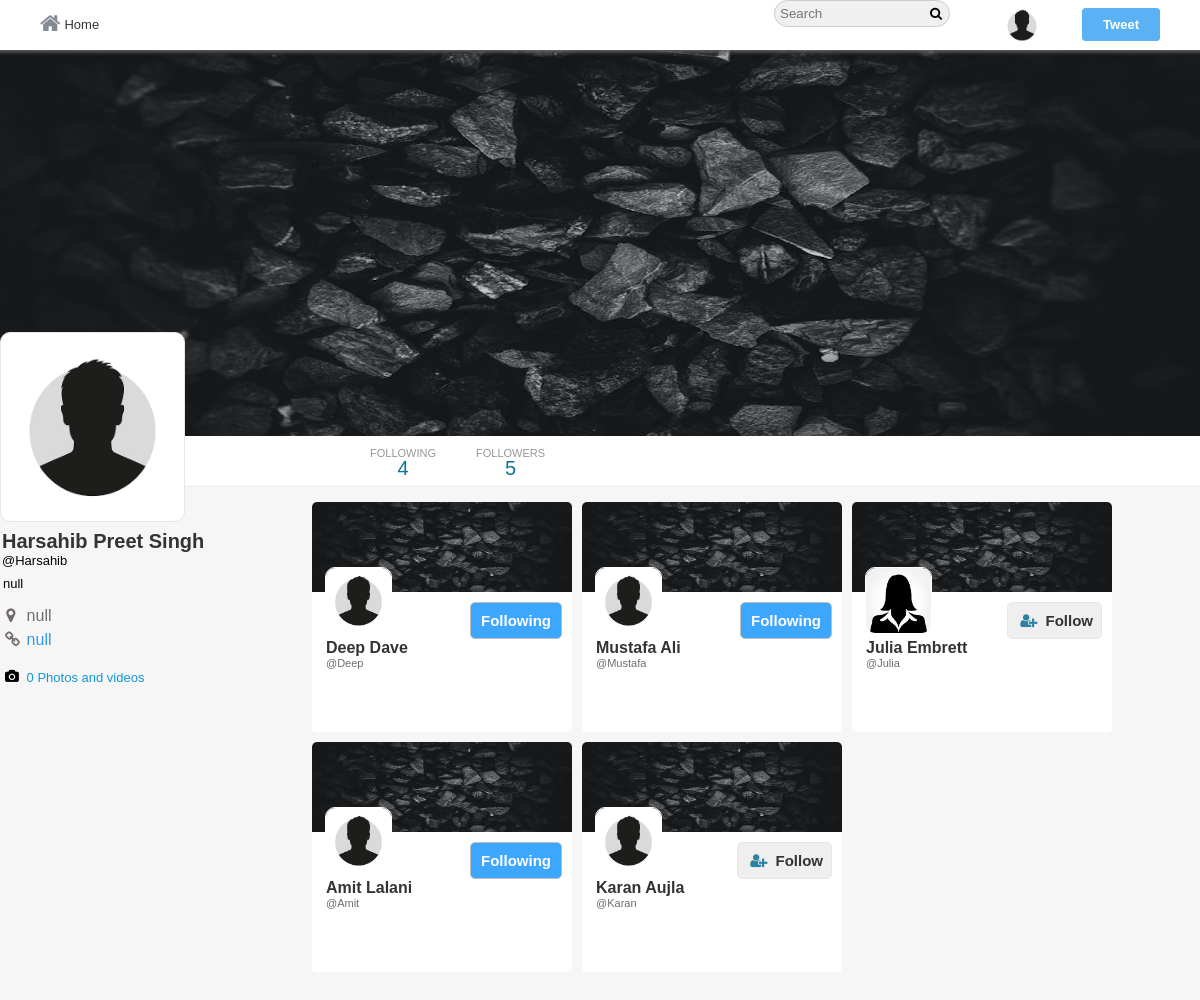
Page /followers.php?username=Harsahib (signed in) on the committed database.
### tables this page shows
CREATE TABLE `users` (
  `user_id` int(11) NOT NULL,
  `username` varchar(40) NOT NULL,
  `email` varchar(255) NOT NULL,
  `password` varchar(32) NOT NULL,
  `screenName` varchar(40) NOT NULL,
  `profileImage` varchar(255) NOT NULL,
  `profileCover` varchar(255) NOT NULL,
  `following` int(11) NOT NULL,
  `followers` int(11) NOT NULL,
  `bio` varchar(140) NOT NULL,
  `country` varchar(255) NOT NULL,
  `website` varchar(255) NOT NULL
);

### core/init.php (called while the page is built, shortened)
<?php
include 'database/connection.php';
include 'classes/user.php';
include 'classes/follow.php';
global $pdo;
$getFromU = new User($pdo);
?>

### core/classes/user.php (called while the page is built, shortened)
<?php
class User {
	protected $pdo;
	function __construct($pdo) {
		$this->pdo = $pdo;
	}
	public function checkInput($var){
		$var = htmlspecialchars($var);
		$var = trim($var);
		$var = stripslashes($var);
		return $var;
	}
	public function userData($user_id){
		$stmt = $this->pdo->prepare('SELECT * FROM `users` WHERE `user_id` = :user_id');
		$stmt->bindParam(':user_id', $user_id, PDO::PARAM_INT);
		$stmt->execute();
		return $stmt->fetch(PDO::FETCH_OBJ);
	}
	public function userIdbyUsername($username){
		$stmt = $this->pdo->prepare("SELECT `user_id` FROM `users` WHERE (`username`  = :username)");
		$stmt->bindParam("username", $username, PDO::PARAM_STR);
		$stmt->execute();
	    $user = $stmt->fetch(PDO::FETCH_OBJ);
	    return $user->user_id;
	}
}
?>

### followers.php (the view, shortened to what this page needs)
<?php
include 'core/init.php';
if (isset($_GET['username']) === true && empty($_GET['username']) === false) {
	$username = $getFromU->checkInput($_GET['username']);
	$profileId = $getFromU->userIdByUsername($username);
	$profileData = $getFromU->userData($profileId);
	$user_id = $_SESSION['user_id'];
	$user = $getFromU->userData($user_id);
}
?>
<!doctype html>
<html>
	<head>
		<link rel="stylesheet" href="https://cdnjs.cloudflare.com/ajax/libs/font-awesome/4.6.3/css/font-awesome.css"/>
		<link rel="stylesheet" href="<?php echo BASE_URL;?>assets/css/style-complete.css"/>
	</head>
	<body>
		<div class="wrapper">
			<div class="header-wrapper">
				<div class="nav-container">
					<div class="nav">
						<div class="nav-left">
							<ul>
								<li><a href="<?php echo BASE_URL;?>"><i class="fa fa-home" aria-hidden="true"></i>Home</a></li>
							</ul>
						</div>
						<div class="nav-right">
							<ul>
								<li><input type="text" placeholder="Search" class="search"/><i class="fa fa-search" aria-hidden="true"></i>
								</li>
								<li class="hover"><label class="drop-label" for="drop-wrap1"><img src="<?php echo BASE_URL.$user->profileImage;?>"/></label>
								</li>
								<li><label class="addTweetBtn" for="pop-up-tweet">Tweet</label></li>
							</ul>
						</div>
					</div>
				</div>
			</div>
			<div class="profile-cover-wrap">
				<div class="profile-cover-inner">
					<div class="profile-cover-img">
						<img src="<?php echo BASE_URL.$profileData->profileCover;?>"/>
					</div>
				</div>
				<div class="profile-nav">
					<div class="profile-navigation">
						<ul>
							<li>
								<?php
									echo "<a href=\"following.php?username=".$user->username."\">";
								?>
									<div class="n-head">
										FOLLOWING
									</div>
									<div class="n-bottom">
										<span class="count-following"><?php echo $profileData->following;?></span>
									</div>
								<?php
								  echo "</a>";
								?>
							</li>
							<li>
								<?php
									echo "<a href=\"followers.php?username=".$user->username."\">";
								?>
									<div class="n-head">
										FOLLOWERS
									</div>
									<div class="n-bottom">
										<span class="count-followers"><?php echo $profileData->followers;?></span>
									</div>
								<?php
								  echo "</a>";
								?>
							</li>
						</ul>
					</div>
				</div>
			</div>
			<div class="in-wrapper">
				<div class="in-full-wrap">
					<div class="in-left">
						<div class="in-left-wrap">
							<div class="profile-info-wrap">
								<div class="profile-info-inner">
									<div class="profile-img">
										<img src="<?php echo BASE_URL.$profileData->profileImage;?>"/>
									</div>
									<div class="profile-name-wrap">
										<div class="profile-name">
											<a href="<?php echo BASE_URL.$profileData->username;?>"><?php echo $profileData->screenName;?></a>
										</div>
										<div class="profile-tname">
											@<span class="username"><?php echo $profileData->username;?></span>
										</div>
									</div>
									<div class="profile-bio-wrap">
										<div class="profile-bio-inner">
											<?php echo $profileData->bio;?>
										</div>
									</div>
									<div class="profile-extra-info">
										<div class="profile-extra-inner">
											<ul>
												<li>
													<div class="profile-ex-location-i">
														<i class="fa fa-map-marker" aria-hidden="true"></i>
													</div>
													<div class="profile-ex-location">
														<?php echo $profileData->country;?>
													</div>
												</li>
												<li>
													<div class="profile-ex-location-i">
														<i class="fa fa-link" aria-hidden="true"></i>
													</div>
													<div class="profile-ex-location">
														<a href="#"><?php echo $profileData->website;?></a>
													</div>
												</li>
											</ul>
										</div>
									</div>
									<div class="profile-extra-footer">
										<div class="profile-extra-footer-head">
											<div class="profile-extra-info">
												<ul>
													<li>
														<div class="profile-ex-location-i">
															<i class="fa fa-camera" aria-hidden="true"></i>
														</div>
														<div class="profile-ex-location">
															<a href="#">0 Photos and videos </a>
														</div>
													</li>
												</ul>
											</div>
										</div>
									</div>
								</div>
							</div>
						</div>
					</div>
					<div class="wrapper-following">
						<div class="wrap-follow-inner">
							<?php $getFromF->followersList($profileId, $user_id, $profileData->user_id);?>
						</div>
					</div>
				</div>
			</div>
		</div>
	</body>
</html>

### core/classes/follow.php (shortened to what this page needs)
<?php
class Follow extends User {
function __construct($pdo) {
    $this->pdo = $pdo;
  }
	public function checkFollow($followerID, $user_id){
		$stmt = $this->pdo->prepare("SELECT * FROM `follow` WHERE `sender` = :user_id  AND `receiver` = :followerID");
		$stmt->bindParam(":user_id", $user_id, PDO::PARAM_INT);
		$stmt->bindParam(":followerID", $followerID, PDO::PARAM_INT);
		$stmt->execute();
		return $stmt->fetch(PDO::FETCH_ASSOC);
	}
	public function followBtn($profileID, $user_id, $followID){
		$data = $this->checkFollow($profileID, $user_id);
			if($profileID != $user_id){
				if(isset($data['receiver']) && $data['receiver'] === $profileID){
					return "<button class='f-btn following-btn follow-btn' data-follow='".$profileID."' data-profile='".$followID."'>Following</button>";
				}else{
					return "<button class='f-btn follow-btn' data-follow='".$profileID."' data-profile='".$followID."'><i class='fa fa-user-plus'></i>Follow</button>";
				}
			}
	}
	public function followersList($profileID, $user_id, $followID){
		$stmt = $this->pdo->prepare("SELECT * FROM `users` LEFT JOIN `follow` ON `sender` = `user_id` AND CASE WHEN `receiver` = :user_id THEN `sender` = `user_id` END WHERE `receiver` IS NOT NULL ");
		$stmt->bindParam(":user_id", $profileID, PDO::PARAM_INT);
		$stmt->execute();
		$followings = $stmt->fetchAll(PDO::FETCH_OBJ);
		foreach ($followings as $following) {
			echo '<div class="follow-unfollow-box">
					<div class="follow-unfollow-inner">
						<div class="follow-background">
							<img src="'.BASE_URL.$following->profileCover.'"/>
						</div>
						<div class="follow-person-button-img">
							<div class="follow-person-img">
							 	<img src="'.BASE_URL.$following->profileImage.'"/>
							</div>
							<div class="follow-person-button">
								 '.$this->followBtn($following->user_id, $user_id, $followID).'
						    </div>
						</div>
						<div class="follow-person-bio">
							<div class="follow-person-name">
								 <div><a href="profile.php?username='.$following->username.'">'.$following->screenName.'</a></div>
							</div>
							<div class="follow-person-tname">
								<a href="'.BASE_URL.$following->username.'">@'.$following->username.'</a>
							</div>
							<div class="follow-person-dis">
							</div>
						</div>
					</div>
				</div>';
		}
	}
}
?>

### rows in the picture
users: profileImage (placeholder picture), profileCover (placeholder picture), following "4", followers "5", screenName "Harsahib Preet Singh", username "Harsahib", bio "null", country "null", website "null"
users: profileCover (placeholder picture), profileImage (placeholder picture), screenName "Deep Dave", username "Deep"
users: profileCover (placeholder picture), profileImage (placeholder picture), screenName "Mustafa Ali", username "Mustafa"
users: profileCover (placeholder picture), profileImage (placeholder picture), screenName "Julia Embrett", username "Julia"
users: profileCover (placeholder picture), profileImage (placeholder picture), screenName "Amit Lalani", username "Amit"
users: profileCover (placeholder picture), profileImage (placeholder picture), screenName "Karan Aujla", username "Karan"
